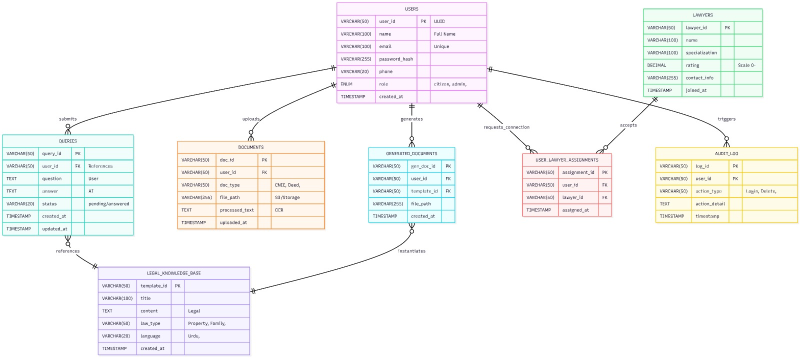
#> input picture Documentation/legalmate/assets/WhatsApp Image 2026-01-01 at 3.27.10 AM.jpeg, 1600 x 715 px (shown at 1/2 size)
$ python -i language_detector.py   (imports and definitions only)
#> lines starting #> are read from the running program, lines starting #| are printed output that depends on the picture; after the words box and inside, x2 and y2 are one past the last pixel; in counts of white or black regions, pixels touching at a corner belong together
#> further down, picture is the input picture: shape (715, 1600, 3); mean B, G, R 247.2, 247.8, 247.3
"""
Language Detection Module
Detects script types (Urdu/Arabic, English, etc.) in images for smart OCR routing
"""

import cv2
import numpy as np
import re

# Unicode ranges for script detection
URDU_ARABIC_RANGE = range(0x0600, 0x06FF + 1)  # Arabic Unicode block
ENGLISH_ASCII_RANGE = range(0x0020, 0x007F)     # ASCII printable range

# [36 lines left out: function detect_script_from_text, not called in this run]


def analyze_image_layout(image: np.ndarray) -> dict:
    """
    Analyze image layout for complexity hints.
    Returns: {
        "has_tables": bool,
        "has_multiple_columns": bool,
        "complexity_score": float (0-1)
    }
    """
    try:
        gray = cv2.cvtColor(image, cv2.COLOR_BGR2GRAY)
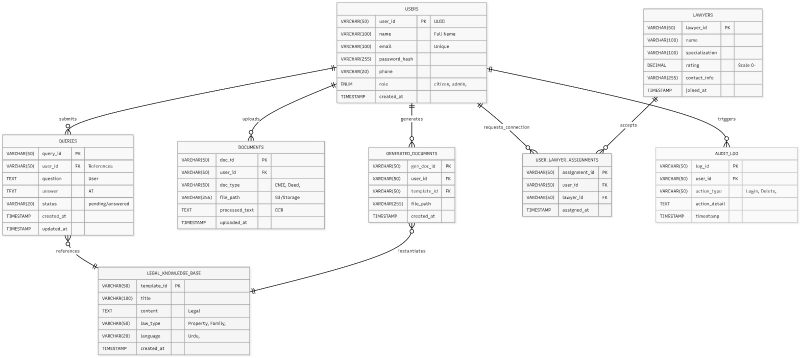
#> gray: shape (715, 1600) (shown at 1/2 size); min 0, max 255, mean 247.6

        # Edge detection
        edges = cv2.Canny(gray, 100, 200)
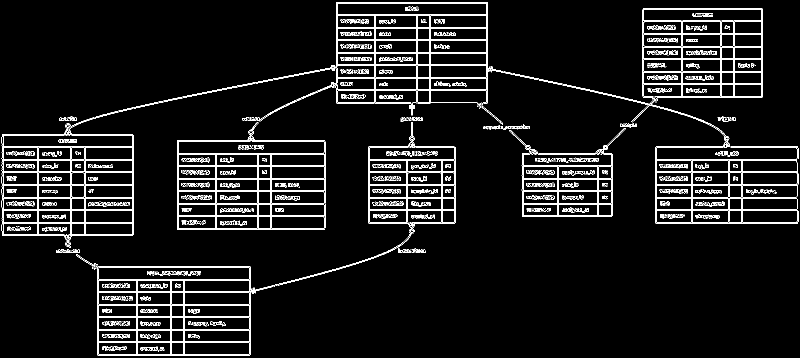
#> edges: shape (715, 1600) (shown at 1/2 size); 5.9% white in thin lines or dots

        # Detect lines (tables/columns often have clear lines)
        lines = cv2.HoughLinesP(edges, 1, np.pi/180, 50, minLineLength=100, maxLineGap=10)
#> lines = 203 rows, first 6: [1310, 444, 1595, 444], [736, 421, 910, 421], [4, 343, 267, 343], [4, 320, 267, 320], [1312, 293, 1595, 293], [736, 295, 910, 295]
        has_tables = lines is not None and len(lines) > 20
#> has_tables = True

        # Detect vertical lines for column detection
        vertical_lines = 0
        if lines is not None:
            for line in lines:
                x1, y1, x2, y2 = line[0]
                if abs(x2 - x1) < 20:  # Nearly vertical
                    vertical_lines += 1
#> this loop made 203 passes
#> (x1, y1, x2, y2) on passes 1 to 12: (1310, 444, 1595, 444), (736, 421, 910, 421), (4, 343, 267, 343), (4, 320, 267, 320), (1312, 293, 1595, 293), (736, 295, 910, 295), (736, 318, 910, 318), (736, 371, 910, 371), (4, 419, 267, 419), (1310, 394, 1592, 394), (1310, 369, 1595, 369), (736, 396, 910, 396)
#> after the loop, vertical_lines = 67

        has_multiple_columns = vertical_lines > 5
#> has_multiple_columns = True

        # Complexity = combination of line density + edge density
        edge_density = cv2.countNonZero(edges) / (gray.size / 255)
#> edge_density = 15.13
        complexity = min(1.0, edge_density * (len(lines) or 10) / 100 if lines is not None else 0.3)
#> complexity = 1

        return {
            "has_tables": has_tables,
            "has_multiple_columns": has_multiple_columns,
            "complexity_score": round(complexity, 3),
            "line_count": len(lines) if lines is not None else 0
        }
    except Exception as e:
        print(f"[LANGUAGE_DETECTOR] Error analyzing layout: {e}")
        return {
            "has_tables": False,
            "has_multiple_columns": False,
            "complexity_score": 0.5,
            "line_count": 0
        }


# [31 lines left out: function should_use_vision_ai, not called in this run]

>>> import cv2
>>> picture = cv2.imread('../../../Documentation/legalmate/assets/WhatsApp Image 2026-01-01 at 3.27.10 AM.jpeg')
>>> result = analyze_image_layout(picture)
#> result = {'has_tables': True, 'has_multiple_columns': True, 'complexity_score': 1, 'line_count': 203}

$ run again, on Documentation/legalmate/assets/ChatGPT Image Jan 1, 2026, 04_17_05 PM.png
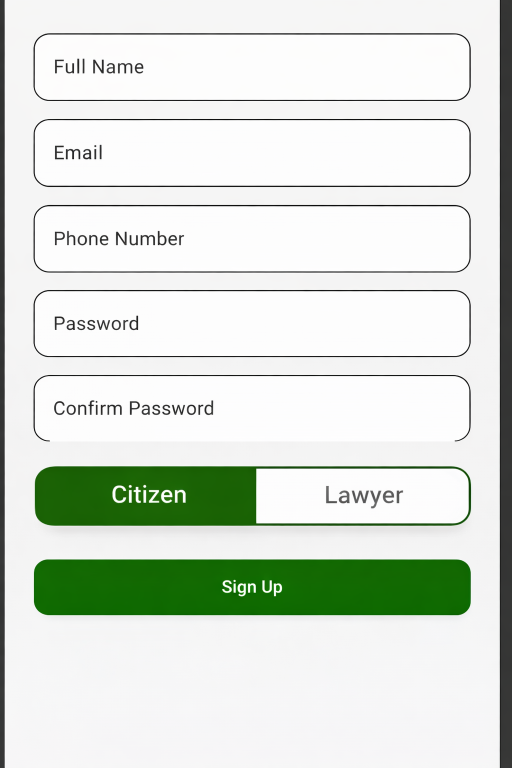
#> input picture Documentation/legalmate/assets/ChatGPT Image Jan 1, 2026, 04_17_05 PM.png, 1024 x 1536 px (shown at 1/2 size)
#> picture is the input picture: shape (1536, 1024, 3); mean B, G, R 214.3, 223.6, 215.9
#> in analyze_image_layout, `gray = cv2.cvtColor(image, cv2.COLOR_BGR2GRAY)`:
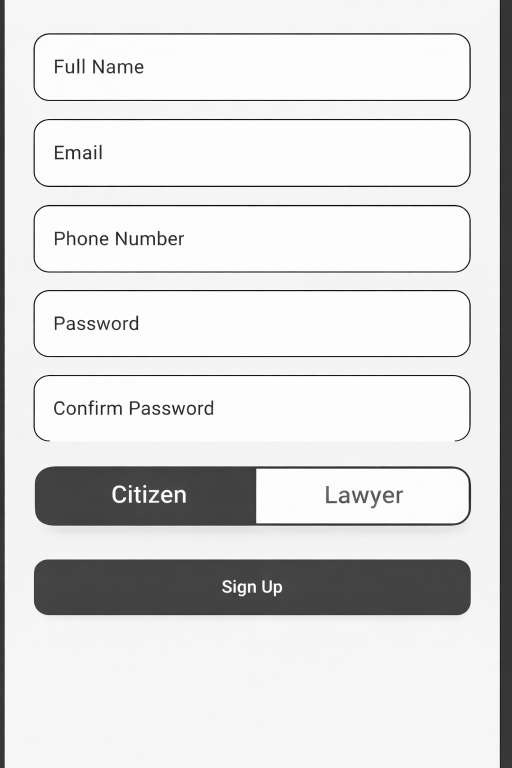
#> gray: shape (1536, 1024) (shown at 1/2 size); min 0, max 255, mean 220.2
#> in analyze_image_layout, `edges = cv2.Canny(gray, 100, 200)`:
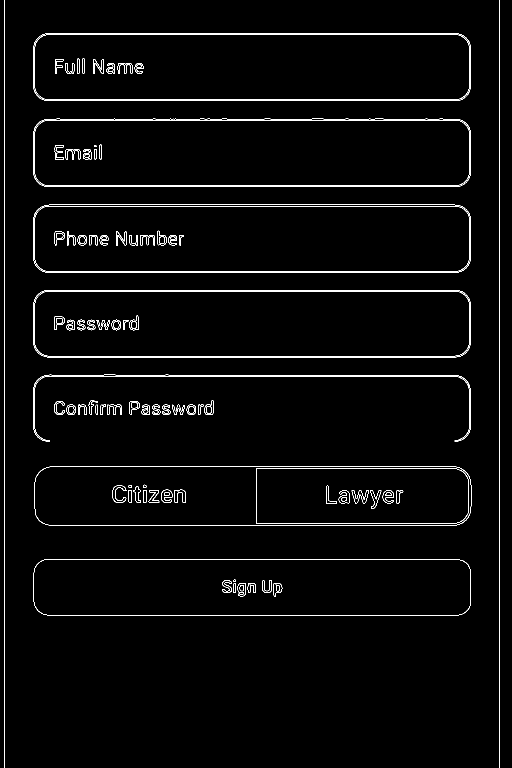
#> edges: shape (1536, 1024) (shown at 1/2 size); 2.2% white in thin lines or dots
#> lines = 60 rows, first 6: [9, 1535, 9, 0], [999, 1535, 999, 0], [103, 1051, 905, 1051], [85, 371, 923, 371], [94, 1118, 908, 1118], [94, 714, 912, 714]
#> has_tables = True
#> the loop in analyze_image_layout, `for line in lines:` made 60 passes
#> after the loop in analyze_image_layout, `for line in lines:`: vertical_lines = 6
#> has_multiple_columns = True
#> edge_density = 5.49
#> complexity = 1
#> result = {'has_tables': True, 'has_multiple_columns': True, 'complexity_score': 1, 'line_count': 60}
